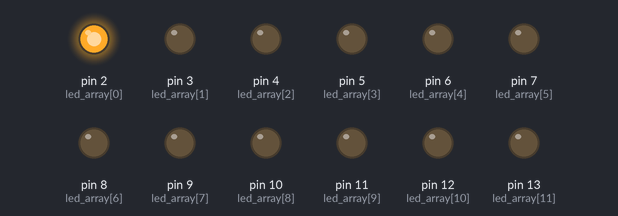
Bench run of a sketch on a simulated Arduino Uno, built with avr-gcc and run on an emulated ATmega328P. Parts: output pins drawn as LEDs (lit = HIGH).

Above: at 0.05 s.
At 0.35 s:
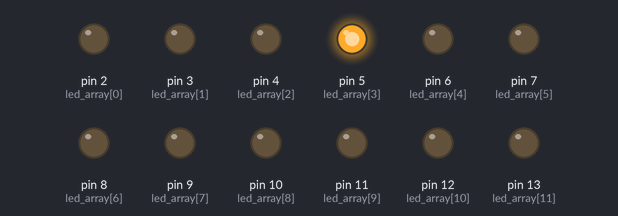
At 0.75 s:
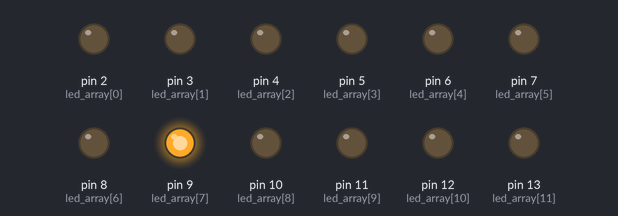
At 1.45 s:
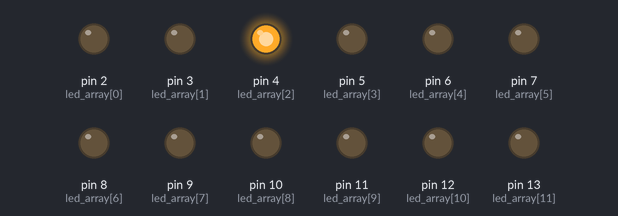
At 2.15 s:
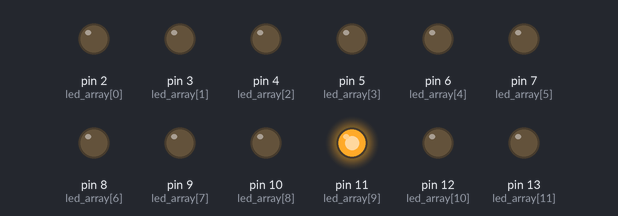
At 2.85 s:
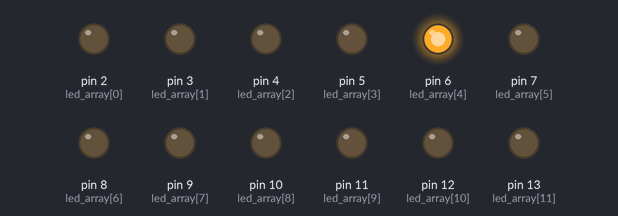
Timing chart, 0 to 3.1 s (numbered marks = the images above):
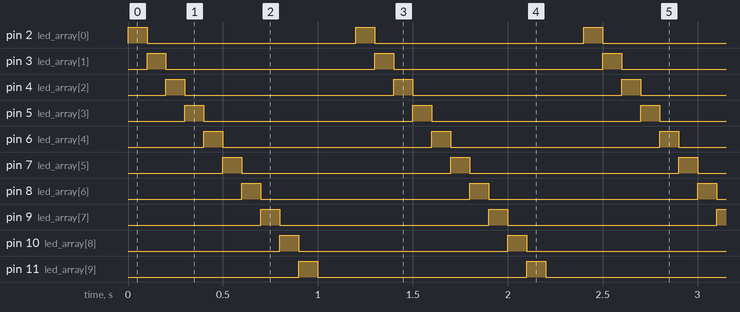

The sketch:

blink_leds_array.ino
```cpp
/**
   MakerNano

   Turn each led on and off, with a
   frequency based using period.
*/


//    VARIABLES

const int led_array[] = {2, 3, 4, 5, 6, 7, 8, 9, 10, 11, 12, 13};
int led_count = sizeof(led_array) / sizeof(int);
int period = 100;

void setup()
{
  for (int i = 0 ; i < led_count ; i++) {
    pinMode(led_array[i], OUTPUT);
  }
}

void loop()
{
  for (int i = 0 ; i < led_count ; i++) {
    digitalWrite(led_array[i], HIGH);
    delay(period);
    digitalWrite(led_array[i], LOW);
  }
}
```

Measured:
- by itself, pin 2 (led_array[0]), pin 3 (led_array[1]), pin 4 (led_array[2]), pin 5 (led_array[3]), pin 6 (led_array[4]), pin 7 (led_array[5]), pin 8 (led_array[6]), pin 9 (led_array[7]), pin 10 (led_array[8]), pin 11 (led_array[9]), pin 12 (led_array[10]), pin 13 (led_array[11]): alternates HIGH for 0.10 s and LOW for 1.1 s
- by itself, everything shown: repeats every 1.2 s, in 12 steps
